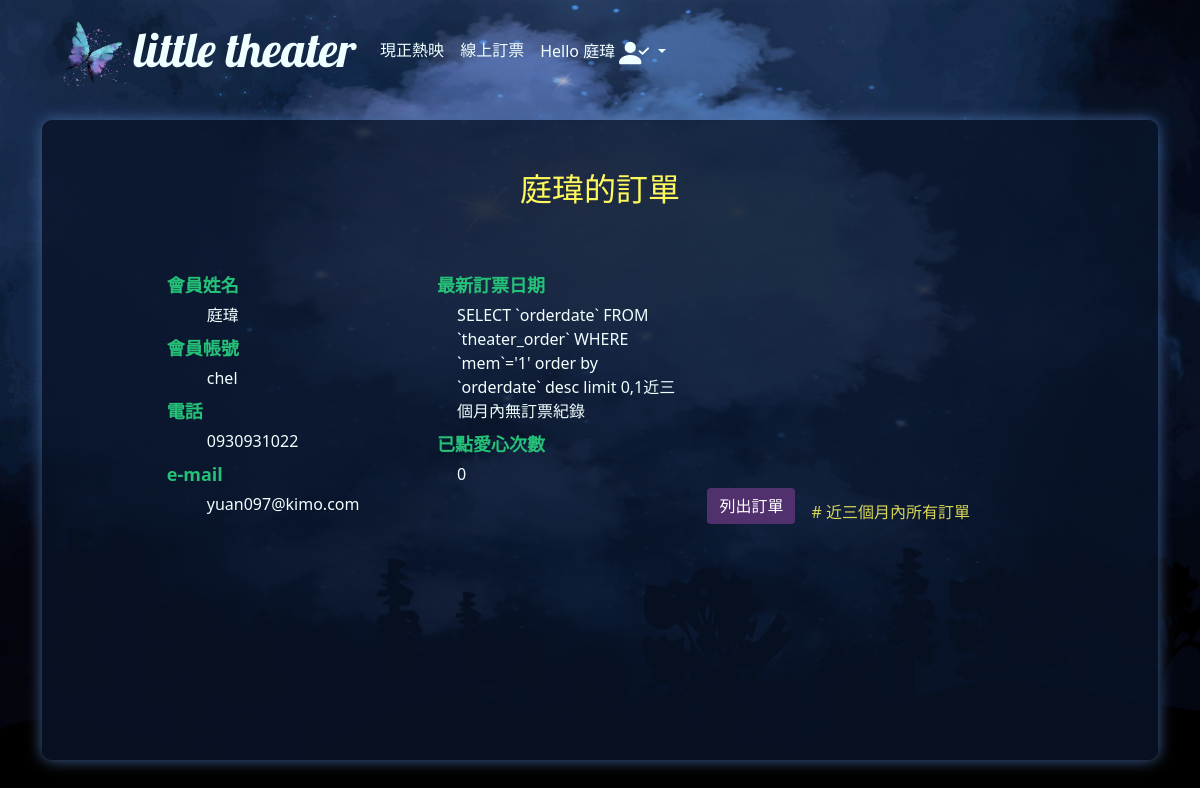
/index.php?do=memorder&mem=1 (signed in), run on an earlier commit of the app's database.
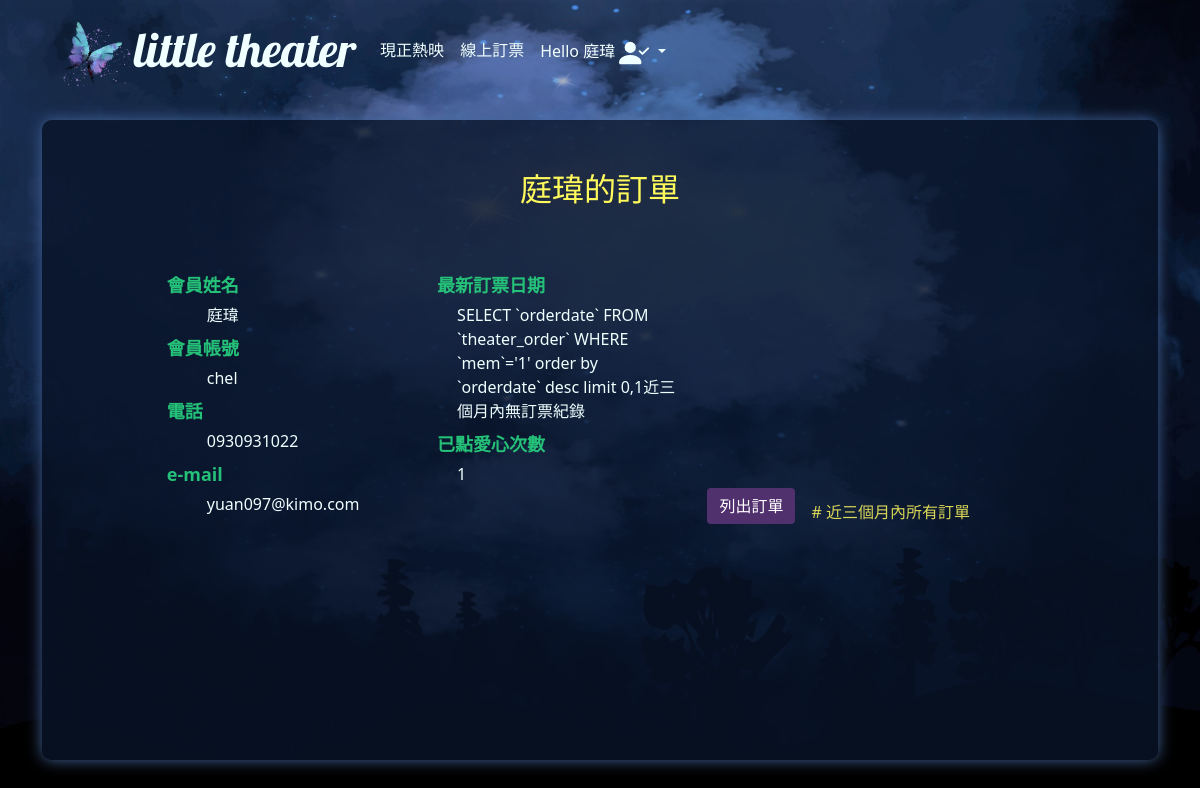
And on a later commit of the database.
### tables this page shows
CREATE TABLE `theater_mem` (
  `id` int(11) UNSIGNED NOT NULL,
  `acc` text NOT NULL,
  `pw` text NOT NULL,
  `name` text NOT NULL,
  `email` text NOT NULL,
  `tel` text NOT NULL,
  `heart` int(11) UNSIGNED NOT NULL DEFAULT 0,
  `buycart` int(11) UNSIGNED NOT NULL DEFAULT 0,
  `status` int(1) UNSIGNED NOT NULL DEFAULT 1
);

### front/memorder.php (the view, shortened to what this page needs)
<?php
$m=$Mem->find($_GET['mem']);
?>
<div id="bb">
<div style="width:100%;text-align:center;position:relative" class="mb-5">
    <h2 style="color: #fffa5c !important"><?=$m['name']?>的訂單</h2>
</div>
<div id="memarea">
<div style="display:flex;width:90%;margin-left:auto;margin-right:auto;">
    <div class="p-3" style="width:30%;display:flex;flex-direction:column;">
        <div class="mb-1 ms-2">
            <span class="border">會員姓名</span>
        </div>
        <div class="ms-5 mb-2">
            <span><?=$m['name']?></span>
        </div>
        <div class="mb-1 ms-2">
            <span class="border">會員帳號</span>
        </div>
        <div class="ms-5 mb-2">
            <span><?=$m['acc']?></span>
        </div>
        <div class="mb-1 ms-2">
            <span class="border">電話</span>
        </div>
        <div class="ms-5 mb-2">
            <span><?=$m['tel']?></span>
        </div>
        <div class="mb-1 ms-2">
            <span class="border">e-mail</span>
        </div>
        <div class="ms-5 mb-2">
            <span><?=$m['email']?></span>
        </div>
    </div>
    <div class="p-3" style="width:30%;display:flex;flex-direction:column;">
        <div class="mb-1 ms-1">
            <span class="border">最新訂票日期</span>
        </div>
        <div class="ms-4 mb-2">
            <span>
                <?php
                $order=$Order->q("SELECT `orderdate` FROM `theater_order` WHERE `mem`='{$m['id']}' order by `orderdate` desc limit 0,1")[0][0];
                if($order!=NULL){
                    echo $order;
                }else{
                    echo '近三個月內無訂票紀錄';
                }
                ?>
            </span>
        </div>
        <div class="mb-1 ms-1">
            <span class="border">已點愛心次數</span>
        </div>
        <div class="ms-4 mb-2">
            <span><?=($m['heart'])?></span>
        </div>
    </div>
    <div class="p-3 d-flex" style="width:40%;;align-items: flex-end;">
        <input id="op<?=$m['id']?>" type="button" class="btn btn-primary me-3" value="列出訂單" onclick="oporder(<?=$m['id']?>)"><span style="font-size:medium;color:#dbd858;"> # 近三個月內所有訂單</span>
    </div>
</div>
</div>
</div>

What changed in the data, as far as the page shows it:
changed theater_mem "庭瑋": heart "0" → "1"
